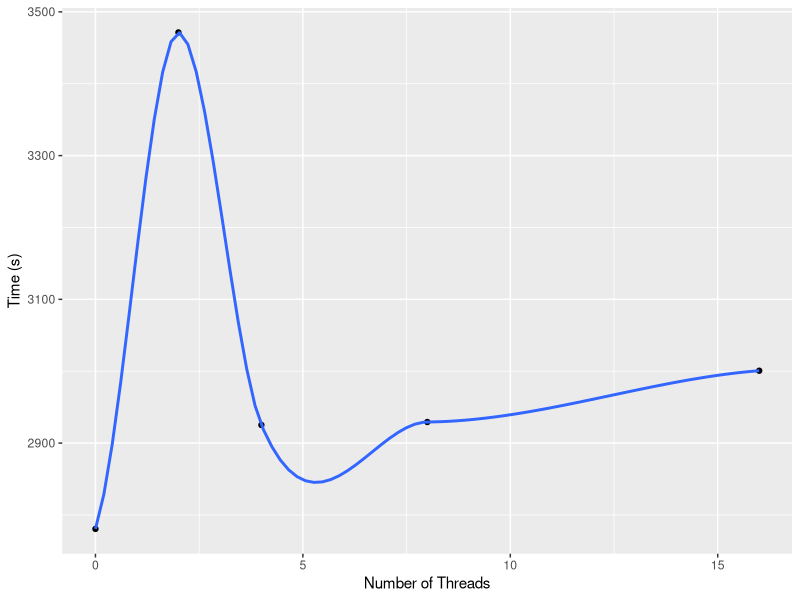
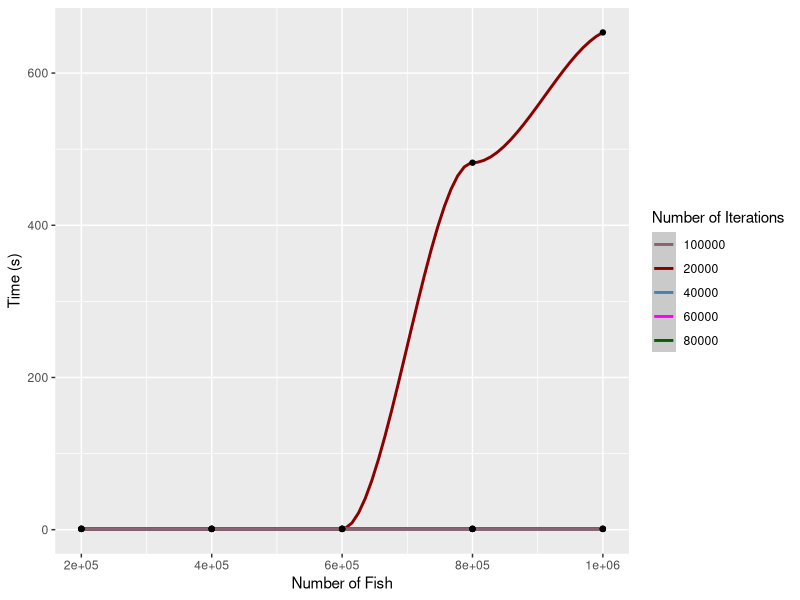
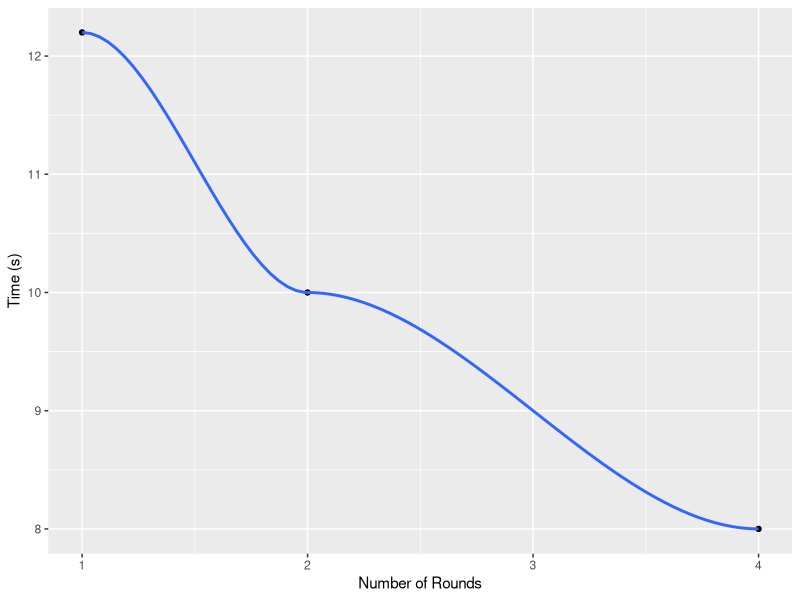
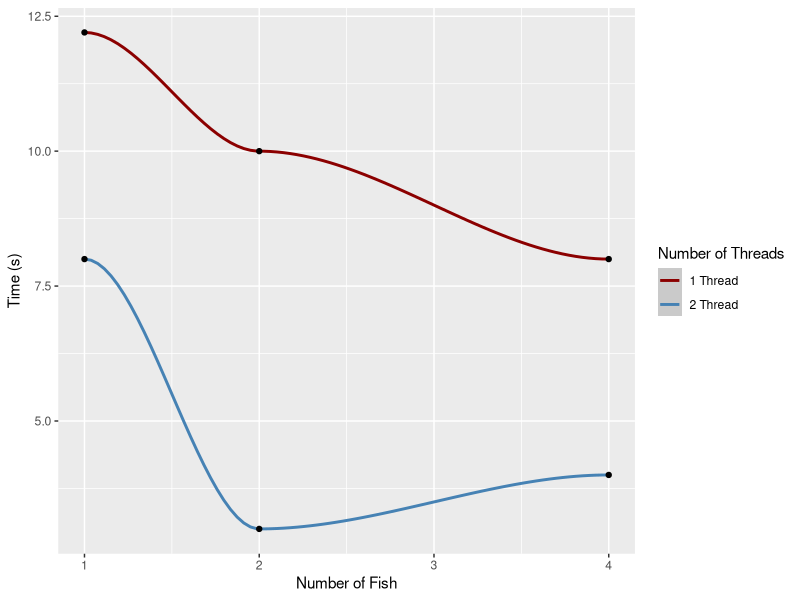
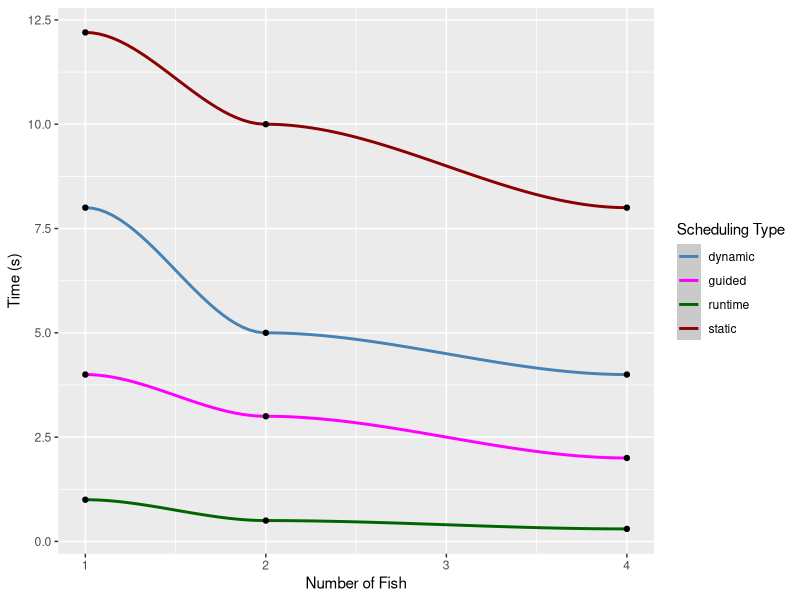

Write the R code that produced these figures, in order.
## ---- chunk 1
library(ggplot2)
## ---- chunk 2
ggplot(
    data.frame(num_threads = c(0, 2, 4, 8, 16), time = c(2780.588561, 3471.353496, 2925.219894, 2929.350958, 3000.694720)),
    aes(x = num_threads, y = time)) +
    labs(x = "Number of Threads", y = "Time (s)") +
    geom_point() +
    geom_smooth()
## ---- chunk 3

ggplot(
  data = data.frame(
    num_fish =  c(200000, 400000, 600000, 800000, 1000000),
    iter_20000 = c(1,1,1,482.203047, 653.402037),
    iter_40000 = c(1,1,1,1,1),
    iter_60000 = c(1,1,1,1,1),
    iter_80000 = c(1,1,1,1,1),
    iter_100000 = c(1, 1, 1, 1, 1)),
  aes(x = num_fish)) +
  geom_smooth(aes(y = iter_20000, color = "20000")) +
  geom_smooth(aes(y = iter_40000, color = "40000")) +
  geom_smooth(aes(y = iter_60000, color = "60000")) +
  geom_smooth(aes(y = iter_80000, color = "80000")) +
  geom_smooth(aes(y = iter_100000, color = "100000")) +

  geom_point(aes(y = iter_20000)) +
  geom_point(aes(y = iter_40000)) +
  geom_point(aes(y = iter_60000)) +
  geom_point(aes(y = iter_80000)) +
  geom_point(aes(y = iter_100000)) +
  labs(x = "Number of Fish",
    y = "Time (s)",
    color = "Number of Iterations") +
  scale_color_manual(values = c(
    "20000" = "darkred",
    "40000" = "steelblue",
    "60000" = "magenta",
    "80000" = "darkgreen",
    "100000" = "pink4"))
## ---- chunk 4
ggplot(
  data.frame(num_rounds = c(1, 2, 4), time = c(12.2, 10, 8)),
  aes(x = num_rounds, y = time)) +
  labs(x = "Number of Rounds", y = "Time (s)") +
  geom_point() +
  geom_smooth()
## ---- chunk 5
ggplot(
  data = data.frame(
    fish = c(1, 2, 4),
    thread_1 = c(12.2, 10, 8),
    thread_2 = c(8.0, 3.0, 4.0)),
  aes(x = fish)) +
  geom_smooth(aes(y = thread_1, color = "1 Thread")) +
  geom_smooth(aes(y = thread_2, color = "2 Thread")) +
  geom_point(aes(y = thread_1)) +
  geom_point(aes(y = thread_2)) +
  labs(x = "Number of Fish",
    y = "Time (s)",
    color = "Number of Threads") +
  scale_color_manual(values = c(
    "1 Thread" = "darkred",
    "2 Thread" = "steelblue"))
## ---- chunk 6
ggplot(
  data = data.frame(
    threads = c(1, 2, 4),
    static = c(12.2, 10, 8),
    dynamic = c(8.0, 5.0, 4.0),
    guided = c(4.0, 3.0, 2.0),
    runtime = c(1.0, 0.5, 0.3)),
  aes(x = threads)) +
  geom_smooth(aes(y = static, color = "static")) +
  geom_smooth(aes(y = dynamic, color = "dynamic")) +
  geom_smooth(aes(y = guided, color = "guided")) +
  geom_smooth(aes(y = runtime, color = "runtime")) +
  geom_point(aes(y = static)) +
  geom_point(aes(y = dynamic)) +
  geom_point(aes(y = guided)) +
  geom_point(aes(y = runtime)) +
  labs(x = "Number of Fish",
    y = "Time (s)",
    color = "Scheduling Type") +
  scale_color_manual(values = c(
    "static" = "darkred",
    "dynamic" = "steelblue",
    "guided" = "magenta",
    "runtime" = "darkgreen"))
